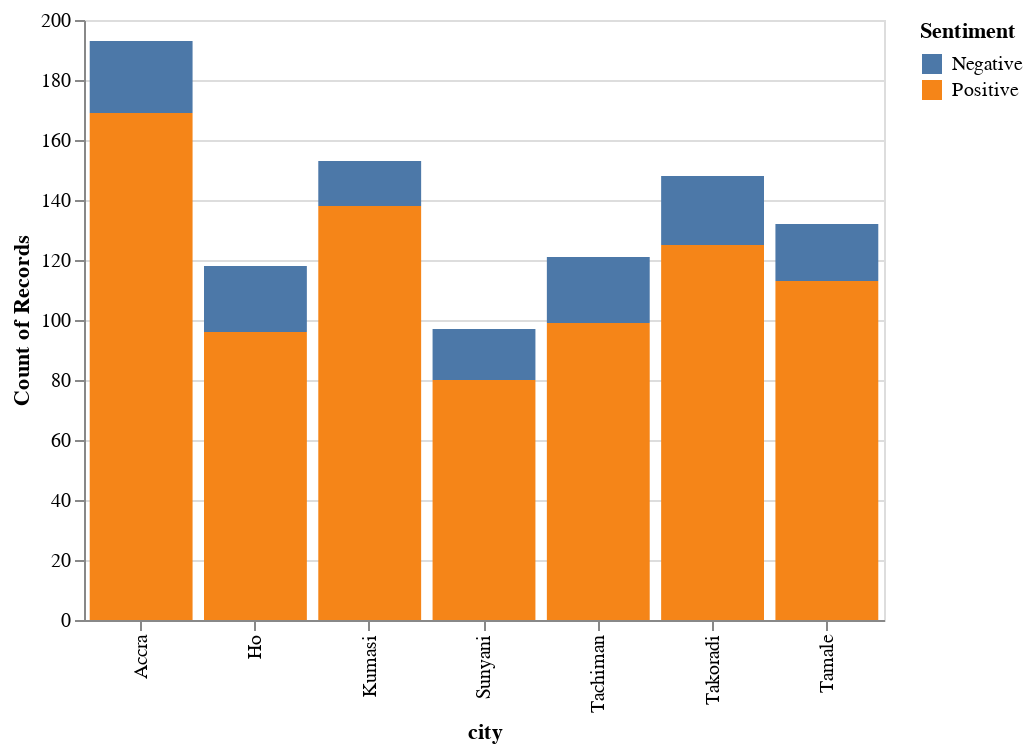

The notebook cell this image was saved under:
### Code cell
alt.Chart(df_orig).mark_bar().encode(
x= 'city:N',
y= 'count()',
color = 'Sentiment:N')

### Figure 1 — Vega-Lite specification as saved in the notebook (floating-point values rounded to 4 significant figures; data arrays with more than 128 entries replaced by an {"elided": "..."} marker saying what was removed)
{"$schema": "https://vega.github.io/schema/vega-lite/v2.6.0.json", "config": {"view": {"height": 300, "width": 400}}, "data": {"name": "data-8e2cb6dafe25a7374410d1be76194073"}, "datasets": {"data-8e2cb6dafe25a7374410d1be76194073": {"elided": "962 records"}}, "encoding": {"color": {"field": "Sentiment", "type": "nominal"}, "x": {"field": "city", "type": "nominal"}, "y": {"aggregate": "count", "type": "quantitative"}}, "mark": "bar"}
